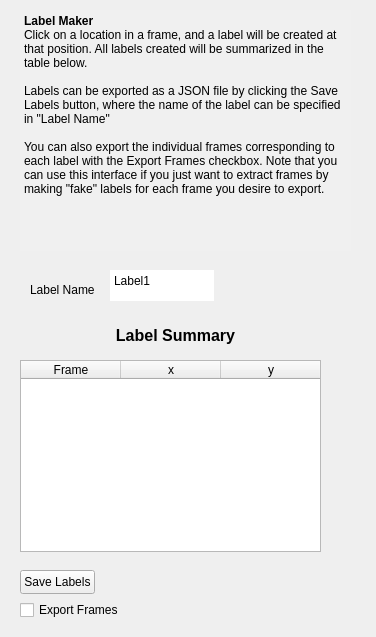
<?xml version="1.0" encoding="UTF-8"?>
<ui version="4.0">
 <class>Label_Widget</class>
 <widget class="QWidget" name="Label_Widget">
  <property name="geometry">
   <rect>
    <x>0</x>
    <y>0</y>
    <width>376</width>
    <height>637</height>
   </rect>
  </property>
  <property name="windowTitle">
   <string>Label Maker</string>
  </property>
  <widget class="QTextEdit" name="label_name_box">
   <property name="geometry">
    <rect>
     <x>110</x>
     <y>270</y>
     <width>104</width>
     <height>31</height>
    </rect>
   </property>
   <property name="frameShape">
    <enum>QFrame::NoFrame</enum>
   </property>
   <property name="html">
    <string>&lt;!DOCTYPE HTML PUBLIC &quot;-//W3C//DTD HTML 4.0//EN&quot; &quot;http://www.w3.org/TR/REC-html40/strict.dtd&quot;&gt;
&lt;html&gt;&lt;head&gt;&lt;meta name=&quot;qrichtext&quot; content=&quot;1&quot; /&gt;&lt;meta charset=&quot;utf-8&quot; /&gt;&lt;style type=&quot;text/css&quot;&gt;
p, li { white-space: pre-wrap; }
hr { height: 1px; border-width: 0; }
li.unchecked::marker { content: &quot;\2610&quot;; }
li.checked::marker { content: &quot;\2612&quot;; }
&lt;/style&gt;&lt;/head&gt;&lt;body style=&quot; font-family:'Segoe UI'; font-size:9pt; font-weight:400; font-style:normal;&quot;&gt;
&lt;p style=&quot; margin-top:0px; margin-bottom:0px; margin-left:0px; margin-right:0px; -qt-block-indent:0; text-indent:0px;&quot;&gt;Label1&lt;/p&gt;&lt;/body&gt;&lt;/html&gt;</string>
   </property>
  </widget>
  <widget class="QLabel" name="label">
   <property name="geometry">
    <rect>
     <x>30</x>
     <y>280</y>
     <width>71</width>
     <height>20</height>
    </rect>
   </property>
   <property name="text">
    <string>Label Name</string>
   </property>
  </widget>
  <widget class="QTableWidget" name="tableWidget">
   <property name="geometry">
    <rect>
     <x>20</x>
     <y>360</y>
     <width>301</width>
     <height>192</height>
    </rect>
   </property>
   <property name="verticalScrollBarPolicy">
    <enum>Qt::ScrollBarAsNeeded</enum>
   </property>
   <property name="horizontalScrollBarPolicy">
    <enum>Qt::ScrollBarAlwaysOff</enum>
   </property>
   <column>
    <property name="text">
     <string>Frame</string>
    </property>
   </column>
   <column>
    <property name="text">
     <string>x</string>
    </property>
   </column>
   <column>
    <property name="text">
     <string>y</string>
    </property>
   </column>
   <column>
    <property name="text">
     <string/>
    </property>
   </column>
  </widget>
  <widget class="QPushButton" name="saveLabelsButton">
   <property name="geometry">
    <rect>
     <x>20</x>
     <y>570</y>
     <width>75</width>
     <height>24</height>
    </rect>
   </property>
   <property name="text">
    <string>Save Labels</string>
   </property>
  </widget>
  <widget class="QTextBrowser" name="textBrowser">
   <property name="geometry">
    <rect>
     <x>20</x>
     <y>10</y>
     <width>331</width>
     <height>241</height>
    </rect>
   </property>
   <property name="styleSheet">
    <string notr="true">background-color: rgb(240, 240, 240);</string>
   </property>
   <property name="frameShape">
    <enum>QFrame::NoFrame</enum>
   </property>
   <property name="frameShadow">
    <enum>QFrame::Plain</enum>
   </property>
   <property name="html">
    <string>&lt;!DOCTYPE HTML PUBLIC &quot;-//W3C//DTD HTML 4.0//EN&quot; &quot;http://www.w3.org/TR/REC-html40/strict.dtd&quot;&gt;
&lt;html&gt;&lt;head&gt;&lt;meta name=&quot;qrichtext&quot; content=&quot;1&quot; /&gt;&lt;meta charset=&quot;utf-8&quot; /&gt;&lt;style type=&quot;text/css&quot;&gt;
p, li { white-space: pre-wrap; }
hr { height: 1px; border-width: 0; }
li.unchecked::marker { content: &quot;\2610&quot;; }
li.checked::marker { content: &quot;\2612&quot;; }
&lt;/style&gt;&lt;/head&gt;&lt;body style=&quot; font-family:'Segoe UI'; font-size:9pt; font-weight:400; font-style:normal;&quot;&gt;
&lt;p style=&quot; margin-top:0px; margin-bottom:0px; margin-left:0px; margin-right:0px; -qt-block-indent:0; text-indent:0px;&quot;&gt;&lt;span style=&quot; font-weight:700;&quot;&gt;Label Maker&lt;/span&gt;&lt;/p&gt;
&lt;p style=&quot; margin-top:0px; margin-bottom:0px; margin-left:0px; margin-right:0px; -qt-block-indent:0; text-indent:0px;&quot;&gt;Click on a location in a frame, and a label will be created at that position. All labels created will be summarized in the table below. &lt;/p&gt;
&lt;p style=&quot;-qt-paragraph-type:empty; margin-top:0px; margin-bottom:0px; margin-left:0px; margin-right:0px; -qt-block-indent:0; text-indent:0px;&quot;&gt;&lt;br /&gt;&lt;/p&gt;
&lt;p style=&quot; margin-top:0px; margin-bottom:0px; margin-left:0px; margin-right:0px; -qt-block-indent:0; text-indent:0px;&quot;&gt;Labels can be exported as a JSON file by clicking the Save Labels button, where the name of the label can be specified in &amp;quot;Label Name&amp;quot;&lt;/p&gt;
&lt;p style=&quot;-qt-paragraph-type:empty; margin-top:0px; margin-bottom:0px; margin-left:0px; margin-right:0px; -qt-block-indent:0; text-indent:0px;&quot;&gt;&lt;br /&gt;&lt;/p&gt;
&lt;p style=&quot; margin-top:0px; margin-bottom:0px; margin-left:0px; margin-right:0px; -qt-block-indent:0; text-indent:0px;&quot;&gt;You can also export the individual frames corresponding to each label with the Export Frames checkbox. Note that you can use this interface if you just want to extract frames by making &amp;quot;fake&amp;quot; labels for each frame you desire to export.&lt;/p&gt;&lt;/body&gt;&lt;/html&gt;</string>
   </property>
  </widget>
  <widget class="QLabel" name="label_2">
   <property name="geometry">
    <rect>
     <x>110</x>
     <y>320</y>
     <width>131</width>
     <height>31</height>
    </rect>
   </property>
   <property name="font">
    <font>
     <pointsize>12</pointsize>
     <bold>true</bold>
    </font>
   </property>
   <property name="text">
    <string>Label Summary</string>
   </property>
   <property name="alignment">
    <set>Qt::AlignCenter</set>
   </property>
  </widget>
  <widget class="QCheckBox" name="export_frames_checkbox">
   <property name="geometry">
    <rect>
     <x>20</x>
     <y>600</y>
     <width>111</width>
     <height>20</height>
    </rect>
   </property>
   <property name="text">
    <string>Export Frames</string>
   </property>
  </widget>
 </widget>
 <resources/>
 <connections/>
</ui>
